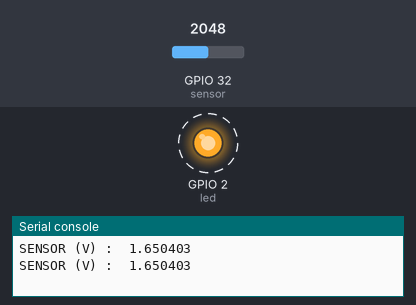
Bench run of a program on a simulated ESP32 board running MicroPython. Parts: output pins drawn as LEDs (lit = HIGH), the last lines printed to the serial console. Dashed ring = blinking. The test bench sets the inputs (shaded band); at power-on: GPIO 32 (sensor) = 2048 (analog values on the 0–4095 scale).

Above: at 1.2 s.
1.3 s: GPIO 32 (sensor) set to 3680
4.8 s: GPIO 32 (sensor) set to 3794
At 5.5 s:
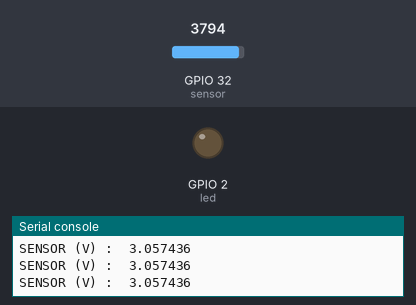
6.3 s: GPIO 32 (sensor) set to 3603
At 10.2 s:
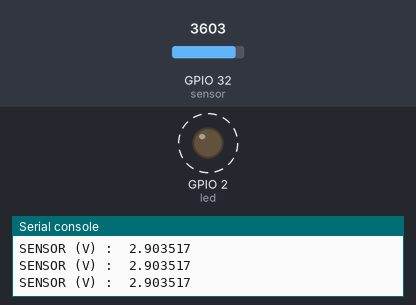
10.3 s: GPIO 32 (sensor) set to 4095
At 10.9 s:
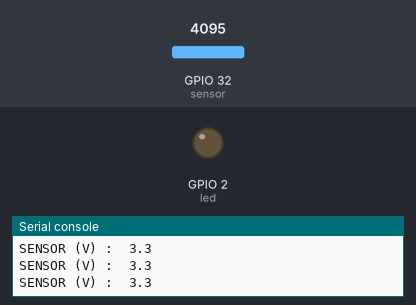
Timing chart, 0 to 12.8 s (numbered marks = the images above; inputs shaded):
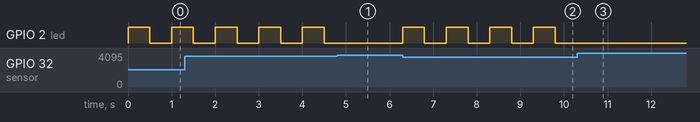

Measured:
- the behaviour switches between 3722 and 3723 on GPIO 32 (sensor) (found by bisection; images 0 and 1)
- after the input at 4.8 s, GPIO 2 (led): stays LOW (without the input it goes to HIGH after 0.20 s)
- after the input at 6.3 s, GPIO 2 (led): alternates HIGH for 0.50 s and LOW for 0.50 s, starting at once
- after the input at 10.3 s, GPIO 2 (led): stops changing and stays LOW
- by itself, GPIO 2 (led): alternates HIGH for 0.50 s and LOW for 0.50 s

The program:

Leitura_ADC.py
```python
from machine import Pin, ADC
import time

sensor = ADC(Pin(32))
led = Pin(2, Pin.OUT)

while True:
    sensor.atten(ADC.ATTN_11DB)
    tensao = sensor.read() * 0.0008058608
    print("SENSOR (V) : ",tensao)


    if tensao <= 3.0:
        led.on()
        time.sleep_ms(500)
        led.off()
        time.sleep_ms(500)
    else:
        led.off()
    
```
